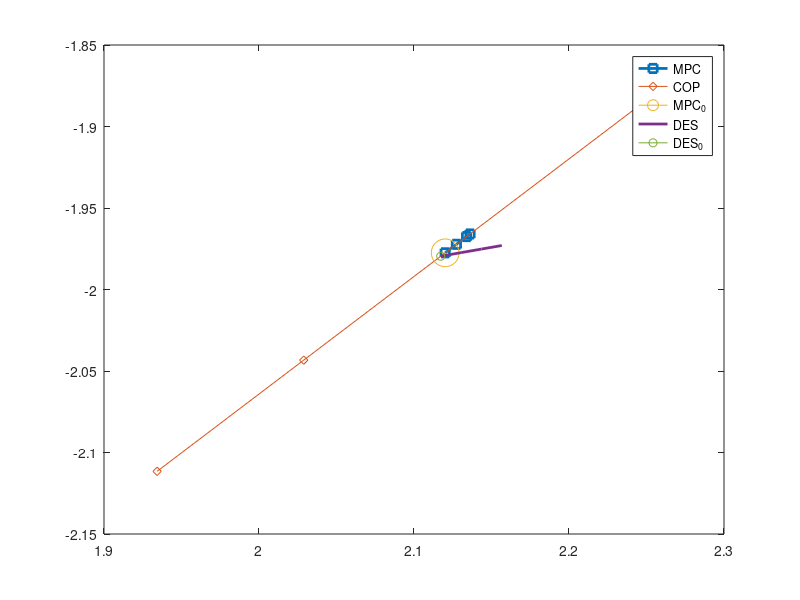
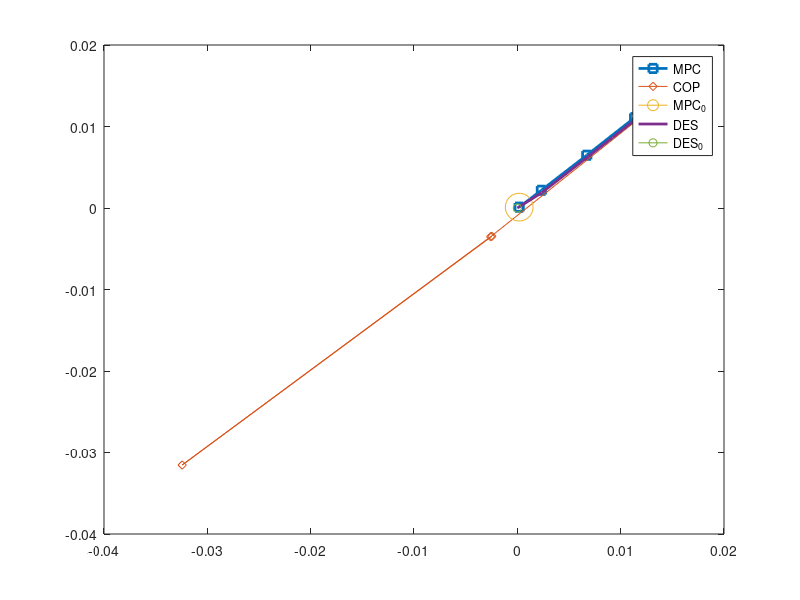

The MATLAB script that drew these images, in order:
clear all; close all;

figure(1)
MPC_sol = dlmread('MPC_loco.txt');
COM_des_traj = dlmread('COM_loco.txt');


X = reshape(MPC_sol(1:16), 4, 4);
U = reshape(MPC_sol(17:17+7), 2, 4);
plot(X(1,:), X(3,:), 'LineWidth', 2, 'Marker', 's')
hold on
plot(U(1,:), U(2,:), 'Marker', 'd')
plot(X(1,1), X(3,1), 'Marker', 'o', 'MarkerSize', 20)
plot(COM_des_traj(1,:), COM_des_traj(3,:), 'LineWidth', 2)
plot(COM_des_traj(1,1), COM_des_traj(3,1), 'Marker', 'o')
legend('MPC','COP', 'MPC_0','DES', 'DES_0')

figure(2)
MPC_sol = dlmread('MPC_dist.txt');
COM_des_traj = dlmread('COM_dist.txt');


X = reshape(MPC_sol(1:16), 4, 4);
U = reshape(MPC_sol(17:17+7), 2, 4);
plot(X(1,:), X(3,:), 'LineWidth', 2, 'Marker', 's')
hold on
plot(U(1,:), U(2,:), 'Marker', 'd')
plot(X(1,1), X(3,1), 'Marker', 'o', 'MarkerSize', 20)
plot(COM_des_traj(1,:), COM_des_traj(3,:), 'LineWidth', 2)
plot(COM_des_traj(1,1), COM_des_traj(3,1), 'Marker', 'o')
legend('MPC','COP', 'MPC_0','DES', 'DES_0')